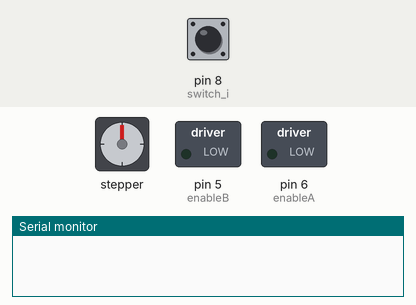
This sketch was run on a simulated Arduino Uno, built with avr-gcc and run on an emulated ATmega328P. On the bench: stepper motor, switched loads named in the sketch (green lamp = pin HIGH), the last lines printed to the serial monitor. The inputs (shaded band) are chosen by the test bench; at power-on: pin 8 (switch_i) LOW. Stepper angles assume 400 steps per turn.

Above: at 1.2 s.
1.3 s: pin 8 (switch_i) pulled HIGH for 0.15 s
At 1.5 s:
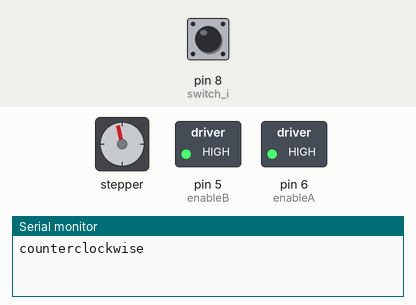
3.4 s: pin 8 (switch_i) pulled HIGH for 1 s
At 3.96 s:
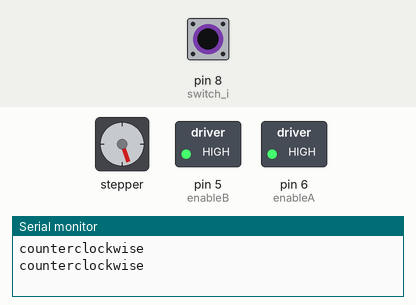
Timing chart, 0 to 6.4 s (numbered marks = the images above; inputs shaded):
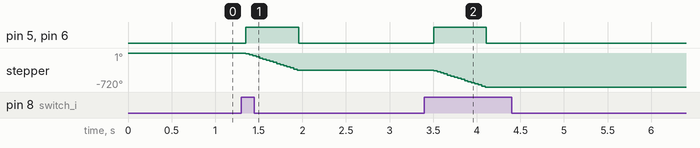

The sketch:

Push_Button_SMotor_activation.ino
```cpp
/*
 *  Oct 7, 2017
 *  Email: prlatlab@gmail.com; robotintheworld@163.com
 *  http://prllab.wixsite.com/prl-lab-en
 *  Author: Mengbin (Mike) Min
* This project is used to control a stepper motor which is implented on the project of asparagus harvester
* Step 1: Power on, initialize system such as setting pin 0 as an input to control the stepper motor
* Step 2: Press switch and release, stepper motor rotate clockwise only once to a fixed position, stop and wait
* Then repeat step2
*/

#include <Stepper.h>

const int stepsPerRevolution = 400;  // change this to fit the number of steps per revolution
                                     // NEMA 23 has 200 steps 1.8 deg each, 50 represent turning shaft 90 degrees AND CUTER 180 DEG

const int enableA = 6;
const int enableB = 5;

// flags used to run the stepper motor
int start = 0;
bool flag = true;

int switch_i = 8; // switch input number 8

// initialize the stepper library using the default pins on the HBridge Shield:
Stepper myStepper(stepsPerRevolution, 4, 7, 3, 2);

void setup()
{
  // put your setup code here, to run once:
  pinMode(switch_i,INPUT); // THIS HERE IS WHERE YOU CONNECT SWITCH Normally Open NO, ONTO ARDUINO Digital in 0

    // set up the enable pins:
  pinMode(enableA, OUTPUT);
  pinMode(enableB, OUTPUT);

  myStepper.setSpeed(100); // SPEED OF MOTOR IN RPM
  // initialize the serial port:
  Serial.begin(9600);

}
void loop()
{

//  // step one revolution in the other direction:
//  Serial.println("counterclockwise");
//  digitalWrite(enableA, HIGH);
//  digitalWrite(enableB, HIGH);
//  myStepper.step(stepsPerRevolution);
//  digitalWrite(enableA, LOW);
//  digitalWrite(enableB, LOW);
//  delay(1000);

 // Run one time when input of the switch from LOw to HIGH
 // If it is low, stepper motor is off
  if(digitalRead(switch_i) == HIGH)
  {
   // debuncing
    delay (50);
    if (digitalRead(switch_i) == HIGH){
      start = 1;
    }
  }

  if (digitalRead(switch_i) == LOW)
  {
    // debouncing
    delay (100);
    if(digitalRead(switch_i) == LOW){
      start = 0;
      flag = true;
    }
  }

  if ( start == 1 && flag == true ){
    // step one revolution in one direction:
    Serial.println("counterclockwise");
    digitalWrite(enableA, HIGH);// power on
    digitalWrite(enableB, HIGH);
    myStepper.step(-stepsPerRevolution); // NUMBER OF STEPS TO TAKE
    digitalWrite(enableA, LOW); // power off
    digitalWrite(enableB, LOW);
    delay(1000); // wait between steps
    flag = false;

  }
}
```

Measured:
- after the input at 1.3 s, pin 5 (enableB), pin 6 (enableA): LOW → HIGH after 0.05 s, → LOW 0.61 s later; stepper: turns 360° counter-clockwise in 0.59 s, starting after 0.05 s
- after the input at 3.4 s, pin 5 (enableB), pin 6 (enableA): LOW → HIGH after 0.11 s, → LOW 0.60 s later; stepper: turns 360° counter-clockwise in 0.59 s, starting after 0.11 s
